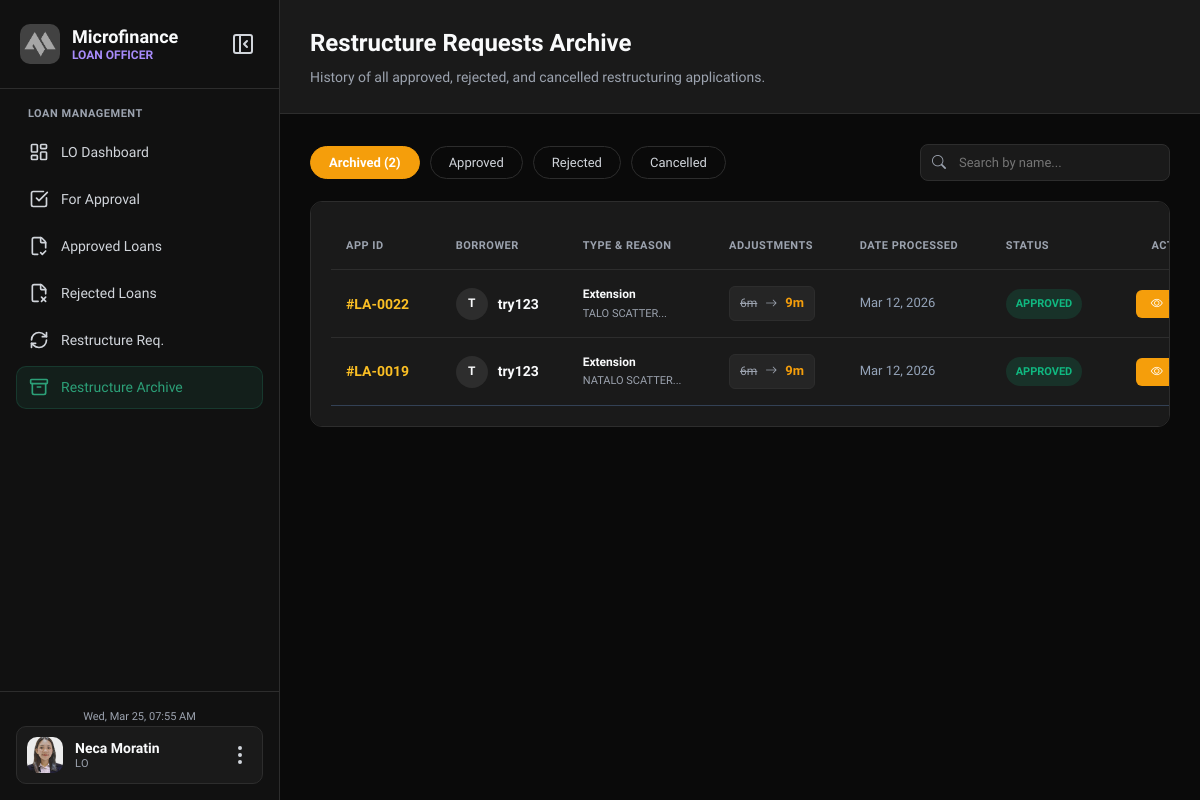
/LOAN_OFFICER/restructure_archive.php (signed in), run on an earlier commit of the app's database.
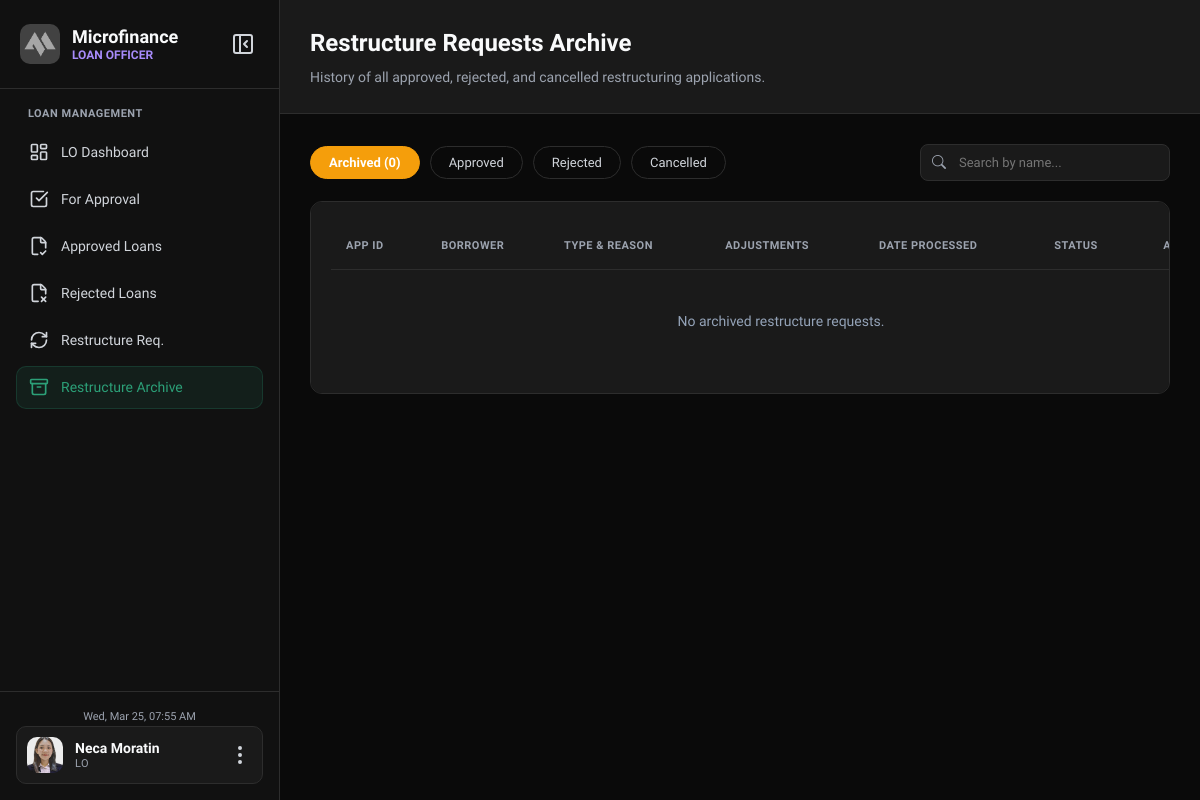
And on a later commit of the database.
### tables this page shows
CREATE TABLE `lo_users` (
  `id` int(11) NOT NULL,
  `full_name` varchar(100) NOT NULL,
  `username` varchar(50) NOT NULL,
  `password` varchar(255) NOT NULL,
  `status` enum('ACTIVE','SUSPENDED') DEFAULT 'ACTIVE',
  `created_at` timestamp NOT NULL DEFAULT current_timestamp(),
  `profile_pic` varchar(255) DEFAULT 'default_avatar.png'
);

CREATE TABLE `loan_restructure_requests` (
  `id` int(11) NOT NULL,
  `loan_id` int(11) NOT NULL,
  `user_id` int(11) NOT NULL,
  `restructure_type` enum('Extension','Holiday','Shorten') NOT NULL,
  `outstanding_snapshot` decimal(10,2) NOT NULL,
  `current_term_months` int(11) NOT NULL,
  `requested_term_months` int(11) NOT NULL,
  `current_monthly_due` decimal(10,2) NOT NULL,
  `estimated_monthly_due` decimal(10,2) NOT NULL,
  `interest_rate_snapshot` decimal(5,2) NOT NULL,
  `interest_method_snapshot` enum('FLAT','DIMINISHING') NOT NULL,
  `reason` text NOT NULL,
  `proof_doc_path` varchar(255) DEFAULT NULL,
  `status` enum('PENDING','VERIFIED','APPROVED','REJECTED','CANCELLED') NOT NULL DEFAULT 'PENDING',
  `verified_by` int(11) DEFAULT NULL,
  `verified_at` datetime DEFAULT NULL,
  `verifier_notes` text DEFAULT NULL,
  `reviewed_by` int(11) DEFAULT NULL,
  `review_notes` text DEFAULT NULL,
  `reviewed_at` datetime DEFAULT NULL,
  `created_at` datetime NOT NULL DEFAULT current_timestamp(),
  `updated_at` datetime NOT NULL DEFAULT current_timestamp() ON UPDATE current_timestamp()
);

CREATE TABLE `loans` (
  `id` int(11) NOT NULL,
  `user_id` int(11) DEFAULT NULL,
  `application_id` int(11) DEFAULT NULL,
  `loan_disbursement_id` int(11) DEFAULT NULL,
  `loan_amount` decimal(10,2) DEFAULT NULL,
  `term_months` int(11) DEFAULT NULL,
  `monthly_due` decimal(10,2) DEFAULT NULL,
  `interest_rate` decimal(5,2) DEFAULT NULL,
  `interest_method` enum('FLAT','DIMINISHING') DEFAULT NULL,
  `outstanding` decimal(10,2) DEFAULT NULL,
  `next_payment` date DEFAULT NULL,
  `due_date` date DEFAULT NULL,
  `last_penalty_date` date DEFAULT NULL,
  `start_date` date DEFAULT NULL,
  `status` enum('ACTIVE','COMPLETED','RESTRUCTURED') NOT NULL DEFAULT 'ACTIVE',
  `receipt_no` varchar(50) DEFAULT NULL,
  `receipt_image` varchar(255) DEFAULT NULL,
  `released_at` datetime DEFAULT NULL,
  `release_notes` text DEFAULT NULL,
  `created_at` timestamp NOT NULL DEFAULT current_timestamp(),
  `updated_at` timestamp NOT NULL DEFAULT current_timestamp() ON UPDATE current_timestamp()
);

### LOAN_OFFICER/restructure_archive.php (the view, shortened to what the rows shown need)
<?php
require_once __DIR__ . '/includes/session_checker.php';
try {
    $stmt = $pdo->query("
        SELECT r.*, l.application_id, COALESCE(u.fullname, 'Unknown') as fullname
        FROM loan_restructure_requests r
        LEFT JOIN loans l ON r.loan_id = l.id
        LEFT JOIN users u ON r.user_id = u.id
        WHERE r.status IN ('APPROVED', 'REJECTED', 'CANCELLED')
        ORDER BY r.updated_at DESC
    ");
    $restructureRequests = $stmt->fetchAll();
} catch (PDOException $e) {
    die("Query Failed: " . $e->getMessage());
}
?>
<!DOCTYPE html>
<html lang="en">
<head>
    <link rel="stylesheet" href="https://cdn.jsdelivr.net/npm/bootstrap-icons@1.11.1/font/bootstrap-icons.css">
    <link rel="stylesheet" href="assets/css/restructure_archive.css?v=<?php echo time(); ?>">
    <link rel="stylesheet" href="assets/css/base-style.css">
</head>
<body>
    <?php include 'includes/sidebar.php'; ?>
    <div class="main-content">
        <div class="page-header">
            <h1>Restructure Requests Archive</h1>
        </div>
        <div class="content-card">
            <table id="dataTable" style="width: 100%; border-collapse: collapse;">
                <thead>
                    <tr style="text-align: left; color: #94a3b8; border-bottom: 1px solid #334155; font-size: 12px; text-transform: uppercase;">
                        <th style="padding: 15px;">App ID</th>
                        <th>Borrower</th>
                        <th>Type & Reason</th>
                        <th>Adjustments</th>
                        <th>Date Processed</th>
                        <th>Status</th>
                        <th style="text-align:center;">Action</th>
                    </tr>
                </thead>
                <tbody>
                    <?php if(empty($restructureRequests)): ?>
                        <tr><td colspan="7" style="text-align:center; padding:40px; color:#94a3b8;">No archived restructure requests.</td></tr>
                    <?php else: ?>
                        <?php foreach($restructureRequests as $req):
                            $words = explode(" ", $req['fullname']);
                            $initials = strtoupper(substr($words[0], 0, 1) . (isset($words[1]) ? substr($words[1], 0, 1) : ''));
                            $badge_class = "bg-gray";
                            if ($req['status'] == 'APPROVED') { $badge_class = "bg-green"; }
                        ?>
                        <tr class="data-row" style="border-bottom: 1px solid #334155;">
                            <td style="color:#fbbf24; font-weight:700; padding: 15px;">#LA-<?php echo str_pad($req['application_id'] ?? $req['loan_id'], 4, '0', STR_PAD_LEFT); ?></td>
                            <td>
                                <div style="display:flex; align-items:center; gap: 10px;">
                                    <div style="background:var(--border-color, #334155); width:32px; height:32px; border-radius:50%; display:flex; align-items:center; justify-content:center; font-size:12px; font-weight:bold; color:var(--text-primary);"><?php echo $initials; ?></div>
                                    <span class="client-name" style="color:var(--text-primary); font-weight:bold;"><?php echo htmlspecialchars($req['fullname'] ?? 'Unknown Client'); ?></span>
                                </div>
                            </td>
                            <td>
                                <div style="font-size:12px; color:var(--text-primary); font-weight: bold;"><?php echo htmlspecialchars($req['restructure_type']); ?></div>
                                <div style="font-size:11px; color:var(--text-tertiary);"><?php echo htmlspecialchars(substr($req['reason'], 0, 25)) . '...'; ?></div>
                            </td>
                            <td>
                                <div style="display: flex; flex-direction: column; gap: 6px;">
                                    <div class="comparison-box">
                                        <span class="val-old"><?php echo $req['current_term_months']; ?>m</span>
                                        <i class="bi bi-arrow-right arrow-icon"></i>
                                        <span class="val-new"><?php echo $req['requested_term_months']; ?>m</span>
                                    </div>
                                </div>
                            </td>
                            <td style="color:#94a3b8; font-size: 13px;"><?php echo date("M d, Y", strtotime($req['updated_at'])); ?></td>
                            <td>
                                <span class="badge <?php echo $badge_class; ?>"><?php echo htmlspecialchars($req['status']); ?></span>
                            </td>
                            <td style="text-align:center;">
                                <button type="button" class="btn-assess view-btn"
                                    data-id="#RR-<?php echo str_pad($req['id'], 3, '0', STR_PAD_LEFT); ?>"
                                    data-client="<?php echo htmlspecialchars($req['fullname'] ?? 'Unknown Client'); ?>"
                                    data-loan="LN-<?php echo str_pad($req['loan_id'], 4, '0', STR_PAD_LEFT); ?>"
                                    data-type="<?php echo htmlspecialchars($req['restructure_type']); ?>"
                                    data-reason="<?php echo htmlspecialchars($req['reason']); ?>"
                                    data-status="<?php echo htmlspecialchars($req['status']); ?>"
                                    data-date="<?php echo date('M d, Y', strtotime($req['updated_at'])); ?>"
                                    data-oldterm="<?php echo $req['current_term_months']; ?>m"
                                    data-newterm="<?php echo $req['requested_term_months']; ?>m"
                                    data-olddue="₱<?php echo number_format($req['current_monthly_due'], 2); ?>"
                                    data-newdue="₱<?php echo number_format($req['estimated_monthly_due'], 2); ?>">
                                    <i class="bi bi-eye"></i> View
                                </button>
                            </td>
                        </tr>
                        <?php endforeach; ?>
                    <?php endif; ?>
                </tbody>
            </table>
        </div>
    </div>
</body>
</html>

### LOAN_OFFICER/includes/sidebar.php (shortened to what the rows shown need)
<?php
$admin_id = $_SESSION['admin_id'] ?? 0;
$profile_img = 'default_avatar.png';
if (isset($pdo) && $admin_id > 0) {
    $stmt = $pdo->prepare("SELECT profile_pic FROM lo_users WHERE id = ?");
    $stmt->execute([$admin_id]);
    $user_data = $stmt->fetch(PDO::FETCH_ASSOC);
    if ($user_data && !empty($user_data['profile_pic'])) {
        $profile_img = $user_data['profile_pic'];
    }
}
?>
<link rel="stylesheet" href="assets/css/base-style.css">
<aside class="sidebar" id="sidebar">
    <div class="sidebar-header">
        <div class="logo-container">
            <div class="logo-text">
                <h2 class="app-name">Microfinance</h2>
            </div>
        </div>
    </div>
    <div class="sidebar-footer">
        <div class="user-profile">
            <div class="user-avatar">
                <img src="../client/uploads/profiles/<?= htmlspecialchars($profile_img) ?>" alt="Profile" onerror="this.src='../client/uploads/profiles/default_avatar.png';">
            </div>
        </div>
    </div>
</aside>

What changed in the data, as far as the page shows it:
removed loan_restructure_requests: loan.application_id "0022", initials "T", fullname "try123", restructure_type "Extension", reason "TALO SCATTER", current_term_months "6", requested_term_months "9", updated_at "Mar 12, 2026", status "APPROVED"
removed loan_restructure_requests: loan.application_id "0019", initials "T", fullname "try123", restructure_type "Extension", reason "NATALO SCATTER", current_term_months "6", requested_term_months "9", updated_at "Mar 12, 2026", status "APPROVED"
Also different on the page:
$total_archived: "2" → "0"
text now shown: "No archived restructure requests."
